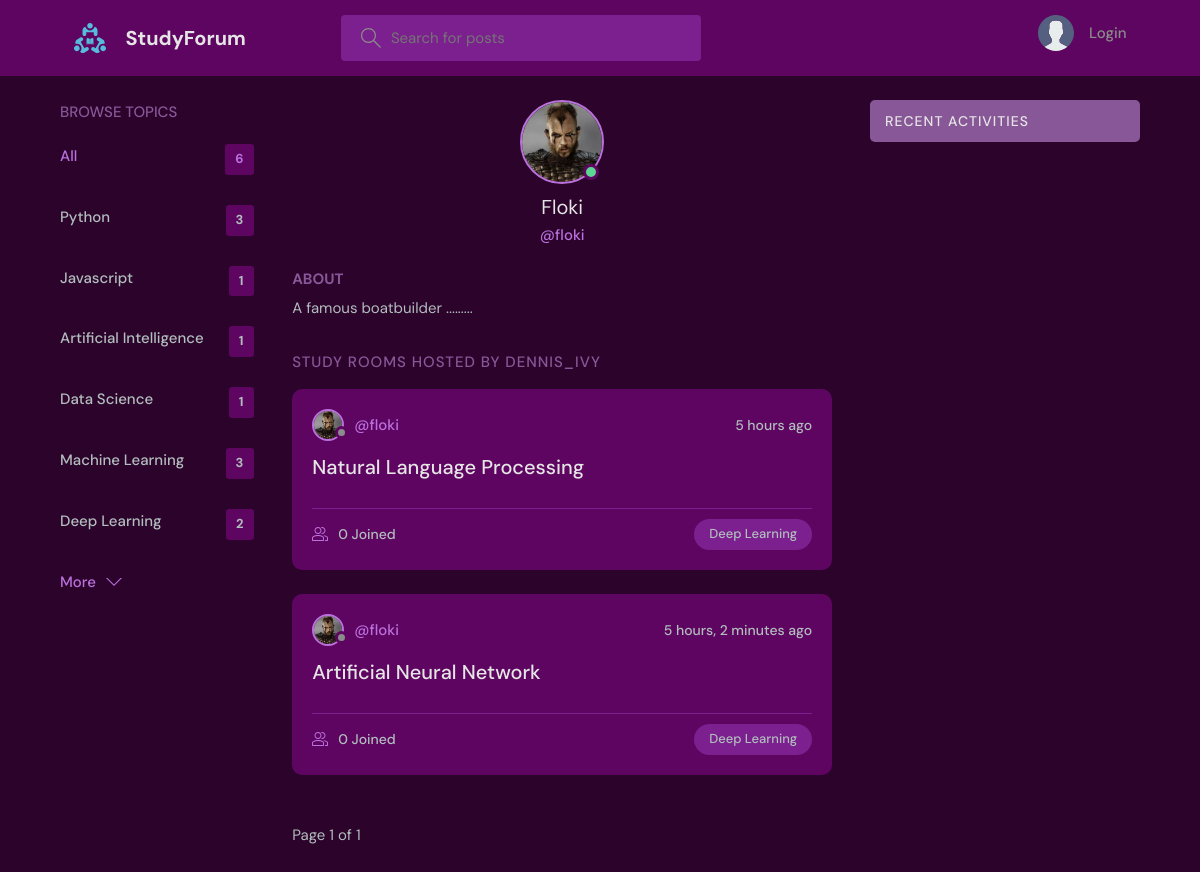
Page /profile/5/ on the earlier database version.
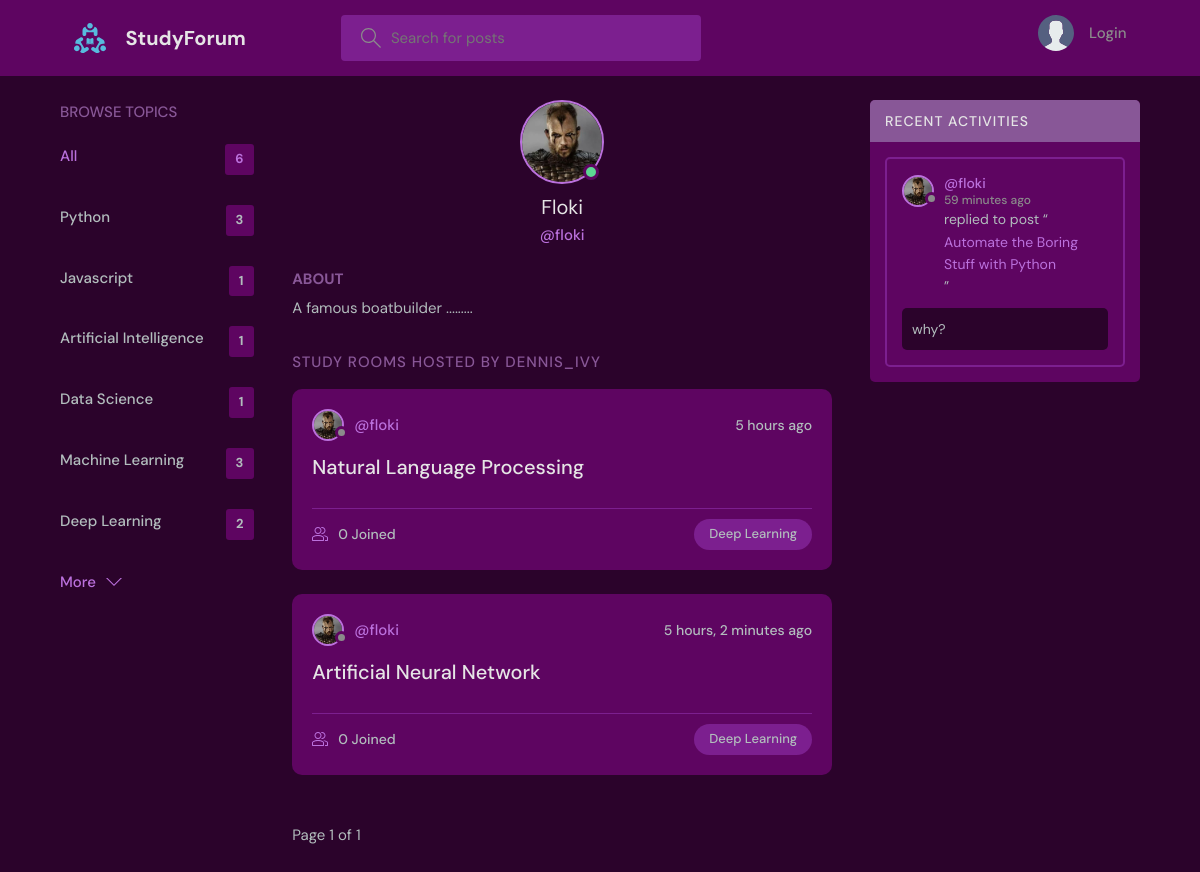
Same page on the later database version.
### base/models.py (models this page shows, shortened)
class Topic(models.Model):
    name = models.CharField(max_length=200)

class Room(models.Model):
    host = models.ForeignKey(User, on_delete=models.SET_NULL, null=True)
    topic = models.ForeignKey(Topic, on_delete=models.SET_NULL, null=True)
    name = models.CharField(max_length=200)
    description = models.TextField(null=True, blank=True)
    participants = models.ManyToManyField(
        User, related_name='participants', blank=True)
    updated = models.DateTimeField(auto_now=True)
    created = models.DateTimeField(auto_now_add=True)
    class Meta:
        ordering = ['-updated', '-created']
    def __str__(self):
        return self.name

class Message(models.Model):
    user = models.ForeignKey(User, on_delete=models.CASCADE)
    room = models.ForeignKey(Room, on_delete=models.CASCADE)
    body = models.TextField()
    updated = models.DateTimeField(auto_now=True)
    created = models.DateTimeField(auto_now_add=True)
    class Meta:
        ordering = ['-updated', '-created']

### user/models.py (models this page shows)
class CustomUser(AbstractUser):
    name = models.CharField(max_length=200, null=True)
    email = models.EmailField(unique=True, null=True)
    bio = models.TextField(null=True)
    avatar = models.ImageField(null=True, default="avatar.svg")
    USERNAME_FIELD = 'email'
    REQUIRED_FIELDS = []

### user/views.py (the view)
# urls.py: path('profile/<str:pk>/', userProfile, name="user-profile"),
def userProfile(request, pk):
    user = CustomUser.objects.get(id=pk)
    p = Paginator(
        user.room_set.all(),
        6
    )
    page = request.GET.get('page')
    rooms = p.get_page(page)
    room_messages = user.message_set.all()
    topics = Topic.objects.all()
    context = {'user': user, 'rooms': rooms,
               'room_messages': room_messages, 'topics': topics}
    return render(request, 'user/profile.html', context)

### user/templates/user/profile.html (shortened to what this page needs)
{% extends 'base/main.html' %}
{% block content %}
<main class="profile-page layout layout--3">
  <div class="container">
    {% include 'base/topics_component.html' %}
    <div class="roomList">
      <div class="profile">
        <div class="profile__avatar">
          <div class="avatar avatar--large active">
            <img src="{{user.avatar.url}}" />
          </div>
        </div>
        <div class="profile__info">
          <h3>{{user.name}}</h3>
          <p>@{{user.username}}</p>
        </div>
        <div class="profile__about">
          <h3>About</h3>
          <p>
            {{user.bio}}
          </p>
        </div>
      </div>
      <div class="roomList__header">
        <div>
          <h2>Study Rooms Hosted by dennis_ivy</a>
          </h2>
        </div>
      </div>
      {% include 'base/feed_component.html' %}
    </div>
    {% include 'base/activity_component.html' %}
  </div>
</main>
{% endblock content %}

### base/templates/base/topics_component.html
<div class="topics">
    <div class="topics__header">
        <h2>Browse Topics</h2>
    </div>
    <ul class="topics__list">
        <li>
            <a href="{% url 'home' %}" class="active">All <span>{{topics.count}}</span></a>
        </li>
        {% for topic in topics %}
        <li>
            <a href="{% url 'home' %}?q={{topic.name}}">{{topic.name}}<span>{{topic.room_set.all.count}}</span></a>
        </li>
        {% endfor %}
    </ul>
    <a class="btn btn--link" href="{% url 'topics' %}">
        More
        <svg version="1.1" xmlns="http://www.w3.org/2000/svg" width="32" height="32" viewBox="0 0 32 32">
            <title>chevron-down</title>
            <path d="M16 21l-13-13h-3l16 16 16-16h-3l-13 13z"></path>
        </svg>
    </a>
</div>

### base/templates/base/feed_component.html (shortened to what this page needs)
{% for room in rooms %}
<div class="roomListRoom">
    <div class="roomListRoom__header">
        <a href="{% url 'user-profile' room.host.id %}" class="roomListRoom__author">
            <div class="avatar avatar--small">
                <img src="{{room.host.avatar.url}}" />
            </div>
            <span>@{{room.host.username}}</span>
        </a>
        <div class="roomListRoom__actions">
            <span>{{room.created|timesince}} ago</span>
        </div>
    </div>
    <div class="roomListRoom__content">
        <a href="{% url 'room' room.id %}">{{room.name}}</a>
    </div>
    <div class="roomListRoom__meta">
        <a href="{% url 'room' room.id %}" class="roomListRoom__joined">
            {{room.participants.all.count}} Joined
        </a>
        <p class="roomListRoom__topic">{{room.topic.name}}</p>
    </div>
</div>
{% endfor %}
<br>
{% if rooms %}
    <div>
        Page {{ rooms.number }} of {{ rooms.paginator.num_pages }}
    </div>
{% endif %}
<br><br>

### base/templates/base/activity_component.html (shortened to what this page needs)
<div class="activities">
    <div class="activities__header">
        <h2>Recent Activities</h2>
    </div>
    {% for message in room_messages %}
    <div class="activities__box">
        <div class="activities__boxHeader roomListRoom__header">
            <a href="{% url 'user-profile' message.user.id %}" class="roomListRoom__author">
                <div class="avatar avatar--small">
                    <img src="{{message.user.avatar.url}}" />
                </div>
                <p>
                    @{{message.user.username}}
                    <span>{{message.created|timesince}} ago</span>
                </p>
            </a>
        </div>
        <div class="activities__boxContent">
            <p>replied to post “<a href="{% url 'room' message.room.id %}">{{message.room}}</a>”</p>
            <div class="activities__boxRoomContent">{{message.body}}</div>
        </div>
    </div>
    {% endfor %}
</div>

Differences in the rows shown:
added Message: user.avatar (picture), user.username "floki", created "59 minutes", room "Automate the Boring Stuff with Python", body "why?"
